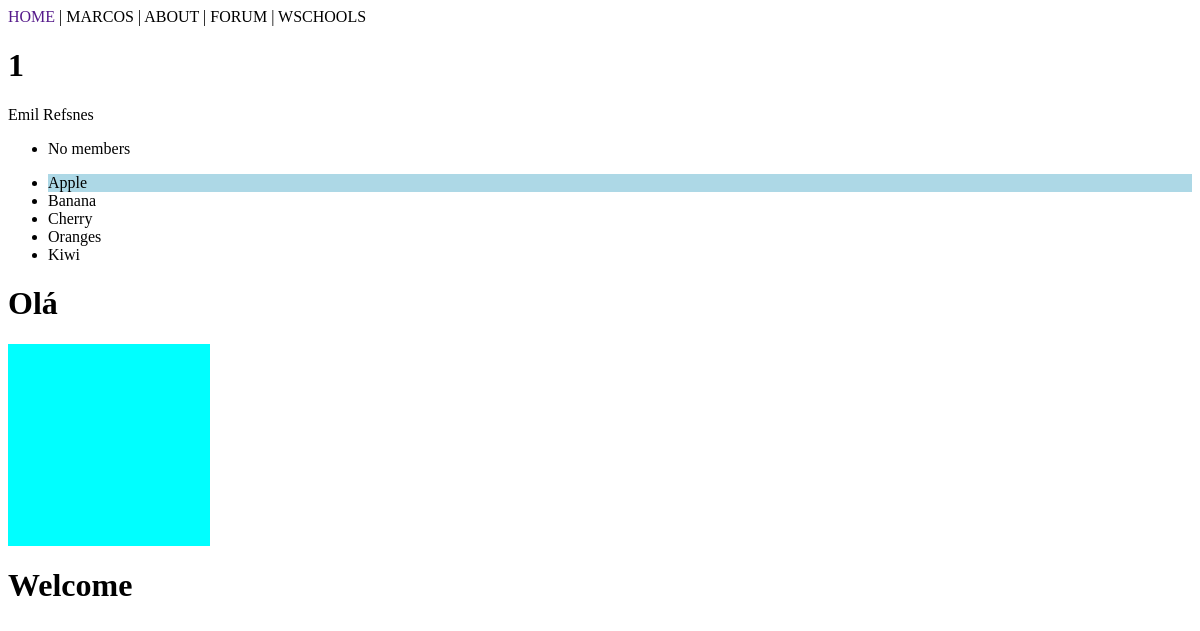
The app's page /testing/, older data.
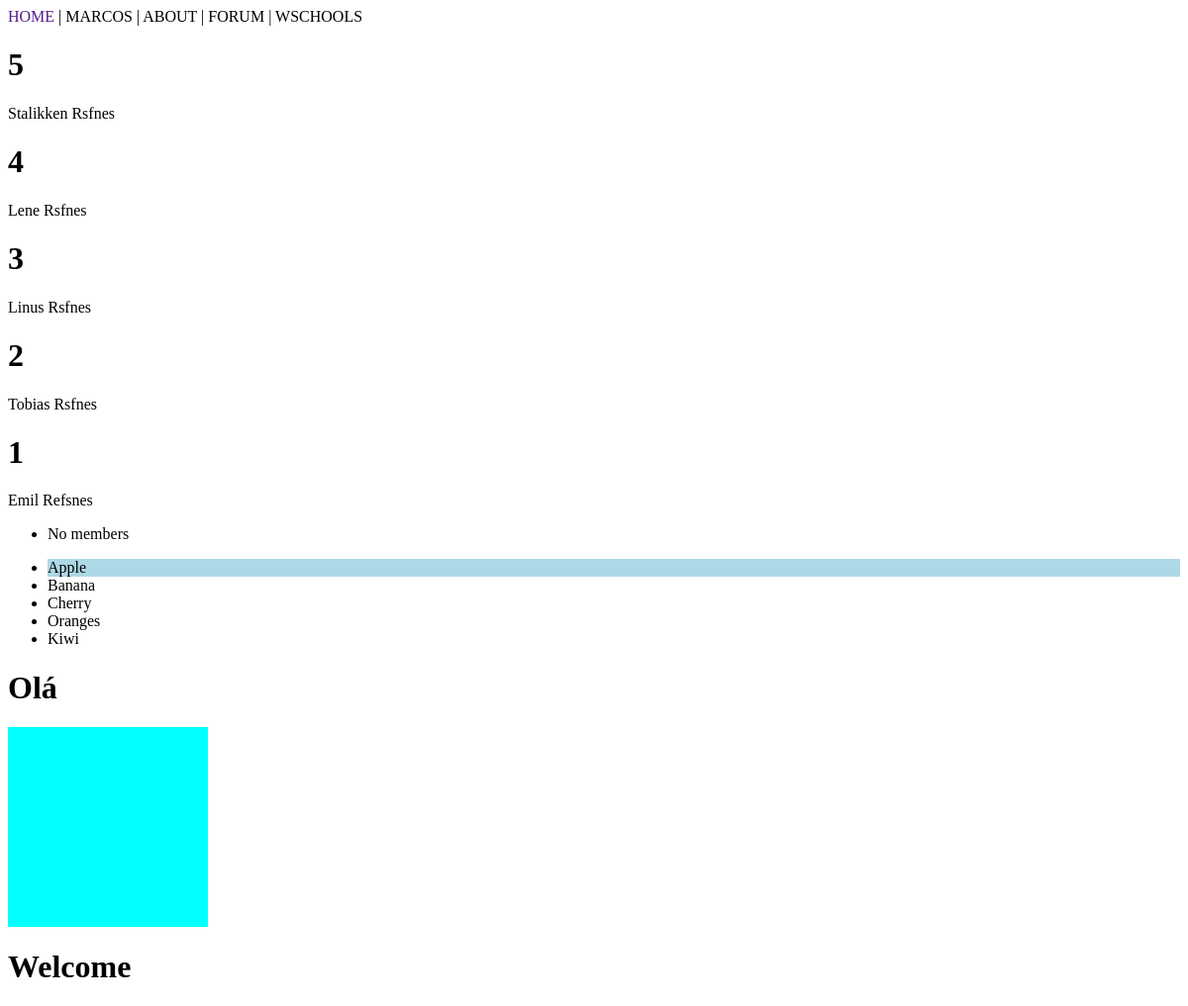
The same page, newer data.
### members/models.py (models this page shows)
class Members(models.Model):
    firstname = models.CharField(max_length=255)
    lastname = models.CharField(max_length=255)
    phone = models.IntegerField(null=True)
    joined_date = models.DateField(null=True)

### members/views.py (the view)
# urls.py: path('testing/', views.testing, name='testing'),
def testing(request):
    mymembers = Members.objects.all().values()
    template = loader.get_template('template.html')
    context = {
        'mymembers': mymembers,
        'emptytestoject': [],
        'fruits': ['Apple', 'Banana', 'Cherry', 'Oranges', 'Kiwi'],
    }
    return HttpResponse(template.render(context, request))

### members/templates/template.html (shortened to what this page needs)
<!DOCTYPE html>
<html lang="pt-br">
<head>
</head>
<body>
{% include "mymenu.html" with me='MARCOS' sponsor="WSCHOOLS" %}
{% for x in mymembers reversed %}
  <h1>{{x.id}}</h1>
  <p>
    {{x.firstname}}
    {{x.lastname}}
  </p>
{% endfor %}
<ul>
  {% for x in emptytestobject %}
    <li>{{ x.firstname }}</li>
  {% empty %}
    <li>No members</li>
  {% endfor %}
</ul>
<ul>
  {% for x in fruits %}
    <li
      {% if forloop.first %}
        style='background-color:lightblue;'
      {% endif %}
    >{{ x }}</li>
  {% endfor %}
</ul>
<h1>Olá</h1>
{% include 'footer.html' %}
<h1>Welcome</h1>
</body>
</html>

### members/templates/mymenu.html
<div id="mymenu"><a href="">HOME</a> | {{me}} | ABOUT | FORUM | {{sponsor}}</div>

### members/templates/footer.html (shortened to what this page needs)
<!DOCTYPE html>
<html lang="pt-br">
<head>
</head>
<body>
    <div id="footer">
    </div>
</body>
</html>

### members/templates/template.html (style rules this page uses)
a { text-decoration: none; }

### members/templates/footer.html (style rules this page uses)
#footer { background-color: aqua; width: 202px; height: 202px; }

Row changes from the older to the newer data that the page shows:
added Members: id "5", firstname "Stalikken", lastname "Rsfnes"
added Members: id "4", firstname "Lene", lastname "Rsfnes"
added Members: id "3", firstname "Linus", lastname "Rsfnes"
added Members: id "2", firstname "Tobias", lastname "Rsfnes"
